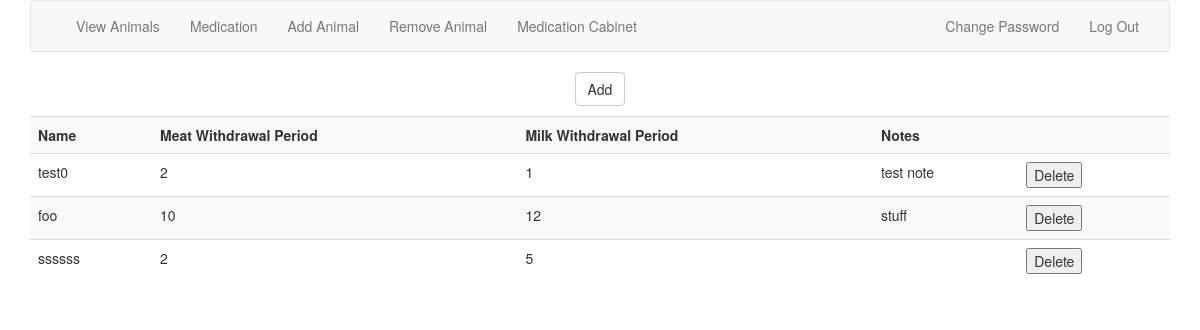
/medical_index (signed in), run on the app's committed database.
### tables this page shows
CREATE TABLE 'drugs' ('user_id' INTEGER, 'drug_id' INTEGER PRIMARY KEY AUTOINCREMENT NOT NULL, 'name' TEXT, 'meat_withdrawal' INTEGER, 'milk_withdrawal' INTEGER, 'notes' TEXT);

### application.py (the view, shortened to what this page needs)
@app.route("/medical_index", methods=["GET", "POST"])
@login_required
def medication_cabinet():
    global first
    global void
    info= db.execute("SELECT * FROM drugs WHERE user_id=:id AND notes<>:void AND name<>:void", void=void, id=session["user_id"])
    first=False
    return render_template("medication_cabinet.html", info=info )

### helpers.py (called while the page is built)
def login_required(f):
    @wraps(f)
    def decorated_function(*args, **kwargs):
        if session.get("user_id") is None:
            return redirect(url_for("login", next=request.url))
        return f(*args, **kwargs)
    return decorated_function

### templates/medication_cabinet.html (shortened to what this page needs)
{% extends "layout.html" %}
{% block main %}
    <form action="{{ url_for('medication_cabinet') }}"  method="post">
      <button class="btn btn-default" type="submit" name=foo>Add</button>
    </form>
    <table class="table table-striped" style="width:100%">
      <tr>
        <th>Name</th>
        <th>Meat Withdrawal Period</th>
        <th>Milk Withdrawal Period</th>
        <th>Notes</th>
        <th> </th>
      </tr>
    {% for data in info %}
      <tr>
        <td>{{ data.name }}</td>
        <td>{{ data.meat_withdrawal}}</td>
        <td>{{ data.milk_withdrawal}}</td>
        <td>{{ data.notes }}</td>
        <td>
          <form action = "{{url_for('medication_cabinet')}}" method = "post">
            <button  type="submit" name=delete value= {{data.drug_id}} >Delete</button>
          </form>
        </td>
      </tr>
    {% endfor %}
{% endblock %}

### static/styles.css (style rules this page uses)
main td { text-align: left; }

### data on the page
drugs: name "test0", meat_withdrawal "2", milk_withdrawal "1", notes "test note", {{ data.drug_id }} 4 (drawn)
drugs: name "foo", meat_withdrawal "10", milk_withdrawal "12", notes "stuff", {{ data.drug_id }} 5 (drawn)
drugs: name "ssssss", meat_withdrawal "2", milk_withdrawal "5", {{ data.drug_id }} 6 (drawn)
